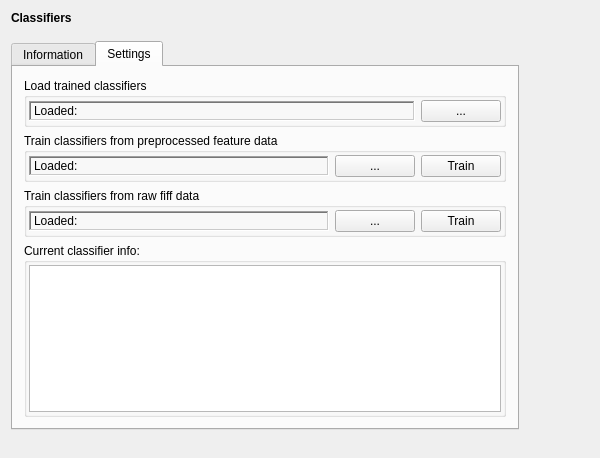
<?xml version="1.0" encoding="UTF-8"?>
<ui version="4.0">
 <class>ClassifiersSetupWidget</class>
 <widget class="QWidget" name="ClassifiersSetupWidget">
  <property name="geometry">
   <rect>
    <x>0</x>
    <y>0</y>
    <width>600</width>
    <height>458</height>
   </rect>
  </property>
  <property name="windowTitle">
   <string>DummySetupWidget</string>
  </property>
  <layout class="QGridLayout" name="gridLayout_7">
   <item row="0" column="0" colspan="2">
    <widget class="QLabel" name="m_qLabel_Headline">
     <property name="font">
      <font>
       <weight>75</weight>
       <bold>true</bold>
      </font>
     </property>
     <property name="text">
      <string>Classifiers</string>
     </property>
    </widget>
   </item>
   <item row="1" column="0">
    <spacer name="m_qVerticalSpacer_Headline">
     <property name="orientation">
      <enum>Qt::Vertical</enum>
     </property>
     <property name="sizeType">
      <enum>QSizePolicy::Fixed</enum>
     </property>
     <property name="sizeHint" stdset="0">
      <size>
       <width>20</width>
       <height>10</height>
      </size>
     </property>
    </spacer>
   </item>
   <item row="2" column="0" colspan="2">
    <widget class="QTabWidget" name="m_qTabWidget">
     <property name="currentIndex">
      <number>1</number>
     </property>
     <widget class="QWidget" name="m_qTab_Information">
      <attribute name="title">
       <string>Information</string>
      </attribute>
      <layout class="QGridLayout" name="gridLayout_6">
       <item row="0" column="0">
        <widget class="QTextBrowser" name="m_qTextBrowser_Information"/>
       </item>
      </layout>
     </widget>
     <widget class="QWidget" name="m_qTab_Settings">
      <attribute name="title">
       <string>Settings</string>
      </attribute>
      <layout class="QGridLayout" name="gridLayout_5">
       <item row="0" column="0">
        <widget class="QGroupBox" name="m_qGroupBox_FromTrained">
         <property name="title">
          <string>Load trained classifiers</string>
         </property>
         <layout class="QGridLayout" name="gridLayout_2">
          <property name="leftMargin">
           <number>2</number>
          </property>
          <property name="topMargin">
           <number>2</number>
          </property>
          <property name="rightMargin">
           <number>2</number>
          </property>
          <property name="bottomMargin">
           <number>2</number>
          </property>
          <item row="0" column="0">
           <widget class="QLabel" name="m_qLabel_OpenedClassifier">
            <property name="sizePolicy">
             <sizepolicy hsizetype="Expanding" vsizetype="Fixed">
              <horstretch>0</horstretch>
              <verstretch>0</verstretch>
             </sizepolicy>
            </property>
            <property name="minimumSize">
             <size>
              <width>300</width>
              <height>20</height>
             </size>
            </property>
            <property name="frameShape">
             <enum>QFrame::WinPanel</enum>
            </property>
            <property name="frameShadow">
             <enum>QFrame::Sunken</enum>
            </property>
            <property name="text">
             <string>Loaded: </string>
            </property>
           </widget>
          </item>
          <item row="0" column="1">
           <widget class="QPushButton" name="m_qPushButton_LoadClassifier">
            <property name="sizePolicy">
             <sizepolicy hsizetype="Minimum" vsizetype="Fixed">
              <horstretch>0</horstretch>
              <verstretch>0</verstretch>
             </sizepolicy>
            </property>
            <property name="minimumSize">
             <size>
              <width>30</width>
              <height>22</height>
             </size>
            </property>
            <property name="text">
             <string>...</string>
            </property>
           </widget>
          </item>
         </layout>
        </widget>
       </item>
       <item row="1" column="0">
        <widget class="QGroupBox" name="m_qGroupBox_FromFeature">
         <property name="title">
          <string>Train classifiers from preprocessed feature data</string>
         </property>
         <layout class="QGridLayout" name="gridLayout_3">
          <property name="leftMargin">
           <number>2</number>
          </property>
          <property name="topMargin">
           <number>2</number>
          </property>
          <property name="rightMargin">
           <number>2</number>
          </property>
          <property name="bottomMargin">
           <number>2</number>
          </property>
          <item row="0" column="0">
           <widget class="QLabel" name="m_qLabel_OpenedFeature">
            <property name="sizePolicy">
             <sizepolicy hsizetype="Expanding" vsizetype="Fixed">
              <horstretch>0</horstretch>
              <verstretch>0</verstretch>
             </sizepolicy>
            </property>
            <property name="minimumSize">
             <size>
              <width>300</width>
              <height>20</height>
             </size>
            </property>
            <property name="frameShape">
             <enum>QFrame::WinPanel</enum>
            </property>
            <property name="frameShadow">
             <enum>QFrame::Sunken</enum>
            </property>
            <property name="text">
             <string>Loaded: </string>
            </property>
           </widget>
          </item>
          <item row="0" column="1">
           <widget class="QPushButton" name="m_qPushButton_LoadFeature">
            <property name="minimumSize">
             <size>
              <width>30</width>
              <height>22</height>
             </size>
            </property>
            <property name="text">
             <string>...</string>
            </property>
           </widget>
          </item>
          <item row="0" column="2">
           <widget class="QPushButton" name="m_qPushButton_TrainFeature">
            <property name="minimumSize">
             <size>
              <width>30</width>
              <height>22</height>
             </size>
            </property>
            <property name="text">
             <string>Train</string>
            </property>
           </widget>
          </item>
         </layout>
        </widget>
       </item>
       <item row="2" column="0">
        <widget class="QGroupBox" name="m_qGroupBox_FromRaw">
         <property name="title">
          <string>Train classifiers from raw fiff data</string>
         </property>
         <layout class="QGridLayout" name="gridLayout_4">
          <property name="leftMargin">
           <number>2</number>
          </property>
          <property name="topMargin">
           <number>2</number>
          </property>
          <property name="rightMargin">
           <number>2</number>
          </property>
          <property name="bottomMargin">
           <number>2</number>
          </property>
          <item row="0" column="0">
           <widget class="QLabel" name="m_qLabel_OpenedRaw">
            <property name="sizePolicy">
             <sizepolicy hsizetype="Expanding" vsizetype="Fixed">
              <horstretch>0</horstretch>
              <verstretch>0</verstretch>
             </sizepolicy>
            </property>
            <property name="minimumSize">
             <size>
              <width>300</width>
              <height>20</height>
             </size>
            </property>
            <property name="frameShape">
             <enum>QFrame::WinPanel</enum>
            </property>
            <property name="frameShadow">
             <enum>QFrame::Sunken</enum>
            </property>
            <property name="text">
             <string>Loaded: </string>
            </property>
           </widget>
          </item>
          <item row="0" column="1">
           <widget class="QPushButton" name="m_qPushButton_LoadRaw">
            <property name="minimumSize">
             <size>
              <width>30</width>
              <height>22</height>
             </size>
            </property>
            <property name="text">
             <string>...</string>
            </property>
           </widget>
          </item>
          <item row="0" column="2">
           <widget class="QPushButton" name="m_qPushButton_TrainRaw">
            <property name="minimumSize">
             <size>
              <width>30</width>
              <height>22</height>
             </size>
            </property>
            <property name="text">
             <string>Train</string>
            </property>
           </widget>
          </item>
         </layout>
        </widget>
       </item>
       <item row="3" column="0">
        <widget class="QGroupBox" name="m_qGroupBox_ClassifiersInfo">
         <property name="title">
          <string>Current classifier info:</string>
         </property>
         <layout class="QGridLayout" name="gridLayout">
          <property name="leftMargin">
           <number>2</number>
          </property>
          <property name="topMargin">
           <number>2</number>
          </property>
          <property name="rightMargin">
           <number>2</number>
          </property>
          <property name="bottomMargin">
           <number>2</number>
          </property>
          <item row="0" column="0">
           <widget class="QTextBrowser" name="m_qTextBrowser_ClassifiersInfo"/>
          </item>
         </layout>
        </widget>
       </item>
      </layout>
     </widget>
    </widget>
   </item>
   <item row="2" column="2">
    <spacer name="m_qHorizontalSpacer_Margin">
     <property name="orientation">
      <enum>Qt::Horizontal</enum>
     </property>
     <property name="sizeHint" stdset="0">
      <size>
       <width>58</width>
       <height>20</height>
      </size>
     </property>
    </spacer>
   </item>
   <item row="3" column="1">
    <spacer name="m_qVerticalSpacer_Margin">
     <property name="orientation">
      <enum>Qt::Vertical</enum>
     </property>
     <property name="sizeType">
      <enum>QSizePolicy::Fixed</enum>
     </property>
     <property name="sizeHint" stdset="0">
      <size>
       <width>17</width>
       <height>17</height>
      </size>
     </property>
    </spacer>
   </item>
  </layout>
 </widget>
 <layoutdefault spacing="6" margin="11"/>
 <resources/>
 <connections/>
</ui>
